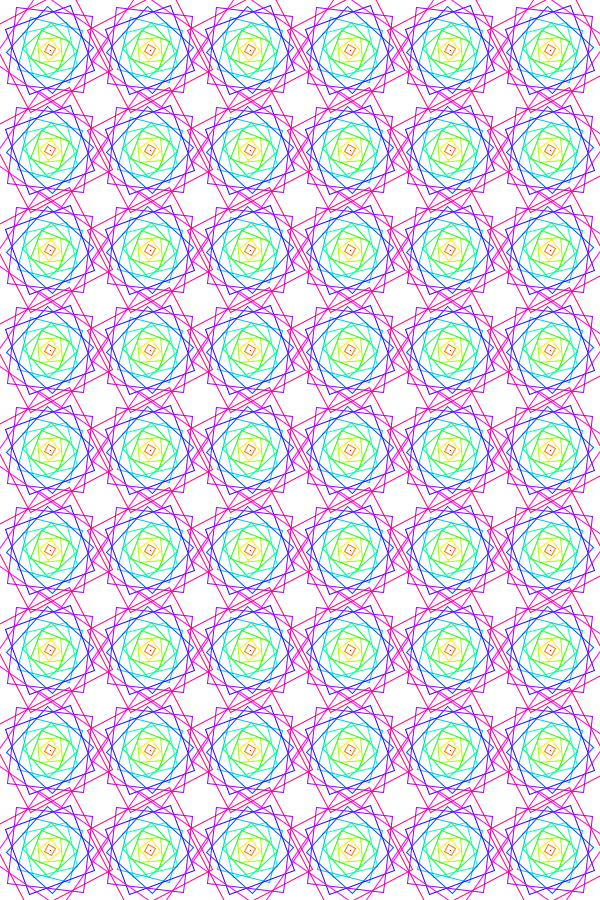
Frame 1 (no input)
Frame 2 (the mouse pressed at the canvas centre, redrawn once): identical to frame 1, image omitted

The Processing sketch that drew this single still picture (run headless with seeded random() and noise(); the mouse was pressed at the canvas centre and the sketch redrawn once):

// Processing sketch: PerpetualPrinting_RectStroke
// ── PerpetualPrinting_RectStroke.pde
float div = 13;
int step = 100;
float c = 1 / div;
float rot = 360 / div;

void setup() {
  colorMode(HSB, 1);
  // blendMode(MULTIPLY);
  rectMode(CENTER);

  size(600, 900);

  noFill();
  strokeWeight(1);

  noLoop();
}

void draw() {
  background(1);


  for (int i = 0; i < div; i++) { 
    float size = step / div * i;

    for (int y = step / 2; y < height; y += step) {
      for (int x = step / 2; x < width; x += step) {
        pushMatrix();
        translate(x, y);
        stroke(c * i, 1, 1);
        rotate(radians(rot * i));
        rect(0, 0, size, size);
        popMatrix();
      }
    }
  }
}
